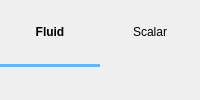
          <widget class="QFrame" name="tab_frame">
           <property name="styleSheet">
            <string notr="true">QPushButton:hover {color:#64B5F6; background-color: transparent;}
QPushButton:pressed {color: #64B5F6; background-color: transparent;}
QPushButton:checked { font: bold; background-color: transparent;}</string>
           </property>
           <layout class="QGridLayout" name="tab_layout">
            <property name="leftMargin">
             <number>0</number>
            </property>
            <property name="topMargin">
             <number>0</number>
            </property>
            <property name="rightMargin">
             <number>0</number>
            </property>
            <property name="bottomMargin">
             <number>10</number>
            </property>
            <property name="spacing">
             <number>0</number>
            </property>
            <item row="1" column="0">
             <widget class="Line" name="tab_underline">
              <property name="sizePolicy">
               <sizepolicy hsizetype="Preferred" vsizetype="Fixed">
                <horstretch>0</horstretch>
                <verstretch>0</verstretch>
               </sizepolicy>
              </property>
              <property name="minimumSize">
               <size>
                <width>0</width>
                <height>3</height>
               </size>
              </property>
              <property name="maximumSize">
               <size>
                <width>16777215</width>
                <height>3</height>
               </size>
              </property>
              <property name="styleSheet">
               <string notr="true">QWidget{
	background-color: #64B5F6;
	border-color: #64B5F6;
}</string>
              </property>
              <property name="lineWidth">
               <number>0</number>
              </property>
              <property name="orientation">
               <enum>Qt::Horizontal</enum>
              </property>
             </widget>
            </item>
            <item row="0" column="0">
             <widget class="QPushButton" name="pushbutton_fluid">
              <property name="font">
               <font>
                <weight>75</weight>
                <bold>true</bold>
               </font>
              </property>
              <property name="text">
               <string>Fluid</string>
              </property>
              <property name="flat">
               <bool>true</bool>
              </property>
             </widget>
            </item>
            <item row="0" column="1">
             <widget class="QPushButton" name="pushbutton_scalar">
              <property name="text">
               <string>Scalar</string>
              </property>
              <property name="flat">
               <bool>true</bool>
              </property>
             </widget>
            </item>
           </layout>
          </widget>
